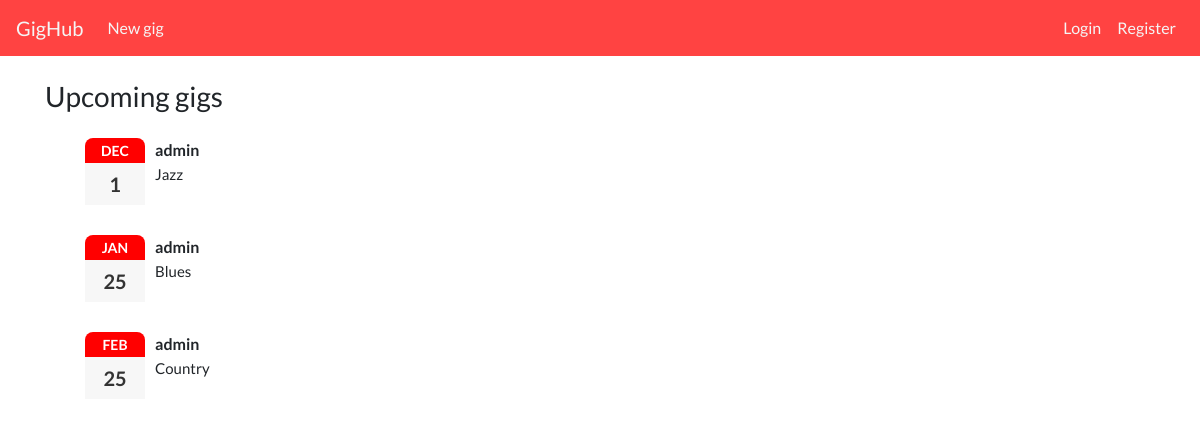
The app's page /, older data.
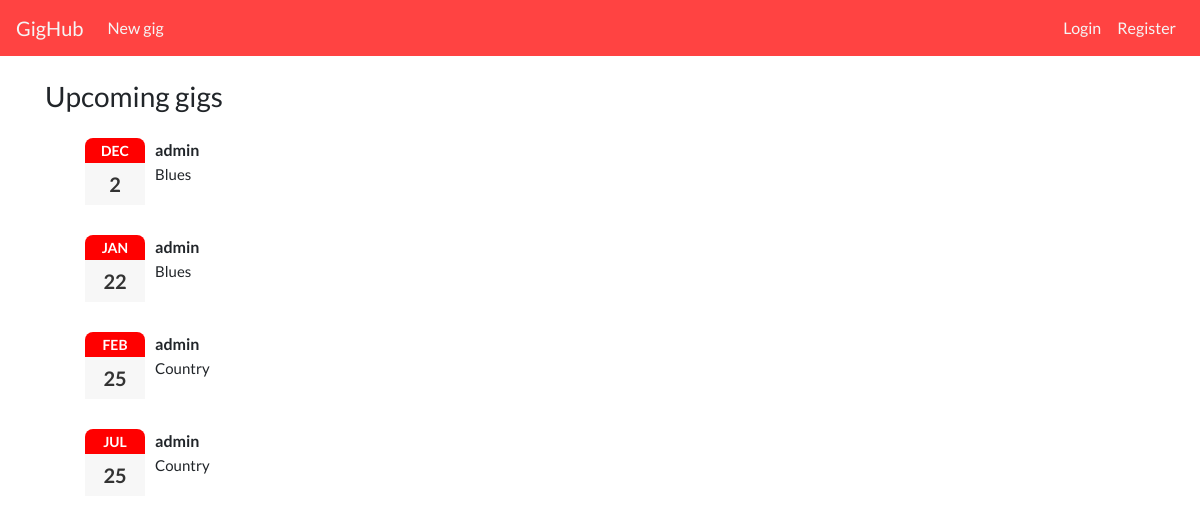
The same page, newer data.
### gigs/models.py (models this page shows, shortened)
class Gig(models.Model):
    artist = models.ForeignKey(
        User, on_delete=models.CASCADE, related_name='artist')
    dateTime = models.DateTimeField('Date posted', default=timezone.now)
    venue = models.CharField(max_length=200)
    genre = models.ForeignKey(Genre, on_delete=models.CASCADE)
    attendees = models.ManyToManyField(
        User,
        through='Attendance',
    )

class Genre(models.Model):
    name = models.CharField(max_length=150)
    def __str__(self):
        return self.name

### gigs/views.py (the view)
# urls.py: path('', GigList.as_view(), name="list"),
class GigList(ListView):
    model = Gig

### gigs/templates/gigs/gig_list.html
{% extends 'gigs/base.html' %}
{%block content %}
<h3 class="mb-4">Upcoming gigs</h3>
<ul class="gigs">
    {% for object in object_list %}
    <li>
        <div class="date">
            <div class="month">
                {{ object.dateTime|date:'M'}}
            </div>
            <div class="day">
                {{ object.dateTime|date:'j'}}
            </div>
        </div>
        <div class="details">
            <span class="artist">{{ object.artist }}</span>
            <span class="genre">{{ object.genre }}</span>
        </div>
    </li>
    {% endfor %}
</ul>
{%endblock content%}

### gigs/templates/gigs/base.html (shortened to what this page needs)
<!doctype html>
<html lang="en">
  <head>
    <link rel="stylesheet" href="https://stackpath.bootstrapcdn.com/bootstrap/4.3.1/css/bootstrap.min.css">
    {% load staticfiles %}
    <link rel="stylesheet"  href="{% static 'gigs/style.css' %}" type="text/css"/>
  </head>
  <body>
    {% include 'gigs/navbar.html' %}
    <div class="container mt-4">
      <div class="row mt-4">
        <div class="col-md-8">
          {%block content %}
          {% endblock content%}
        </div>
        <div class="col-md-4">
        </div>
      </div>
    </div>
  </body>
</html>

### gigs/templates/gigs/navbar.html (shortened to what this page needs)
<header>
<nav class="navbar navbar-expand-lg navbar-light bg-light">
  <a class="navbar-brand" href="{% url 'gigs:list' %}">GigHub</a>
  <div class="collapse navbar-collapse" id="navbarSupportedContent">
    <div class="navbar-nav mr-auto">
        <a class="nav-item nav-link" href="{% url 'gigs:create' %}">New gig</a>
    </div>
    <div class="navbar-nav ml-auto">
      {% if user.is_authenticated %}
          <li class="nav-item dropdown">
            <a class="nav-link dropdown-toggle mr-4" href="#" id="navbarDropdownMenuLink" role="button" data-toggle="dropdown" aria-haspopup="true" aria-expanded="false">
              {{ user.username }}
            </a>
            <div class="dropdown-menu dropdown-menu-right" aria-labelledby="navbarDropdownMenuLink">
              <a class="dropdown-item" href="#">Gigs I'm Attending</a>
              <a class="dropdown-item" href="#">Who I'm Following</a>
              <div class="dropdown-divider"></div>
              <a class="dropdown-item" href="{% url 'logout' %}">Logout</a>
            </div>
          </li>
      {% else %}
          <a class="nav-item nav-link" href="{% url 'login' %}">Login</a>
          <a class="nav-item nav-link" href="#">Register</a>
      {% endif %}
    </div>
  </div>
</nav>
</header>

### gigs/static/gigs/style.css (style rules this page uses)
body { font-family: Lato, "Halvetica Neue", Halvetica, Arial, sans-serif; }
h1, h2, h3, h4, h5, h6 { font-family: Lato, "Halvetica Neue", Halvetica, Arial, sans-serif; }
.bg-light { background-color: #ff4342 !important; }
.navbar-light .navbar-nav .nav-link { color: whitesmoke; }
.navbar-light .navbar-brand { color: whitesmoke; }
.gigs { list-style: none; }
.gigs > li { position: relative; margin-bottom: 30px; }
.gigs > li .details { position: absolute; top:0; left:70px; }
.gigs > li .date { background-color: red; color: white; text-align: center; width:60px; -ms-border-radius: 8px; border-radius: 8px; }
.gigs > li .date .month { text-transform: uppercase; font-size: 14px; font-weight: bold; padding: 2px 6px; }
.gigs > li .date .day { background-color: #f7f7f7; color: #333; font-size: 20px; font-weight: bold; padding: 6px 12px; }
.gigs > li .details .artist { font-weight: bold; display: block; }
.gigs > li .details .genre { font-size: 15px; }

Row changes from the older to the newer data that the page shows:
changed Gig "DEC": dateTime "1" → "2"; genre "Jazz" → "Blues"
changed Gig "JAN": dateTime "25" → "22"
added Gig: dateTime "JUL", dateTime "25", artist "admin", genre "Country"
